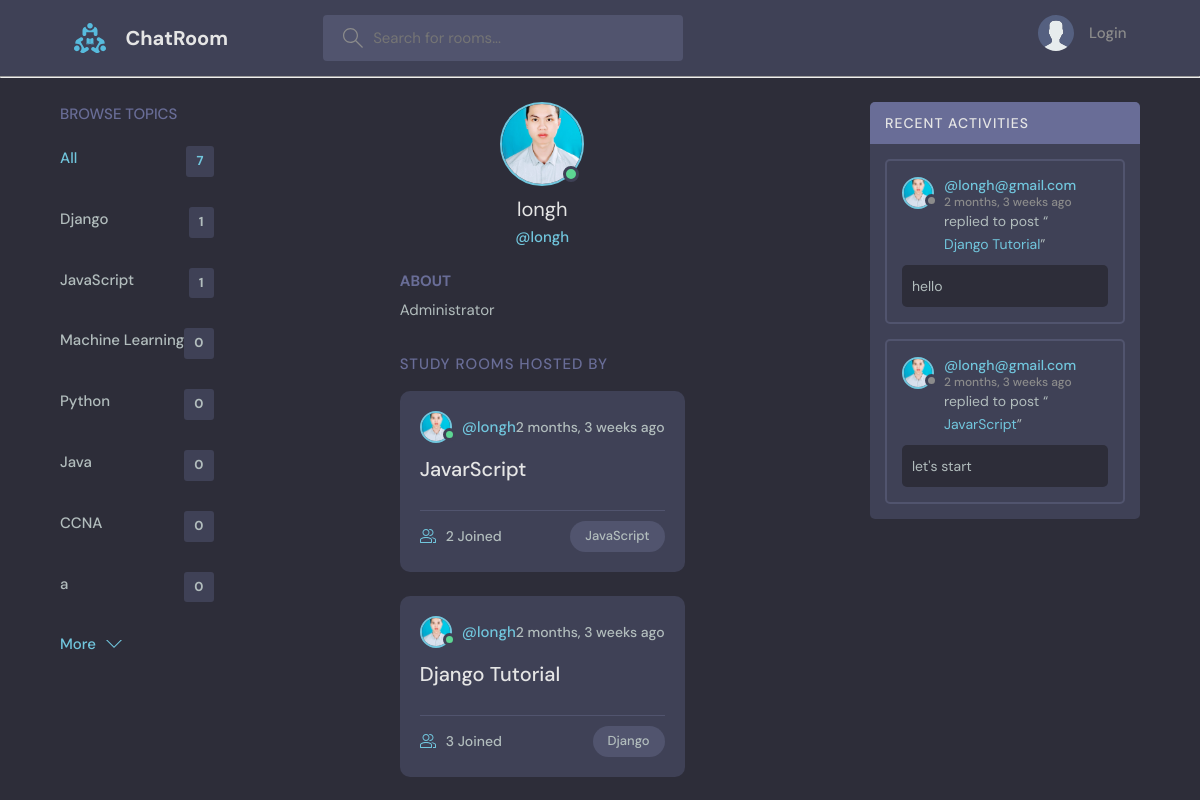
The app's page /profile/1/, older data.
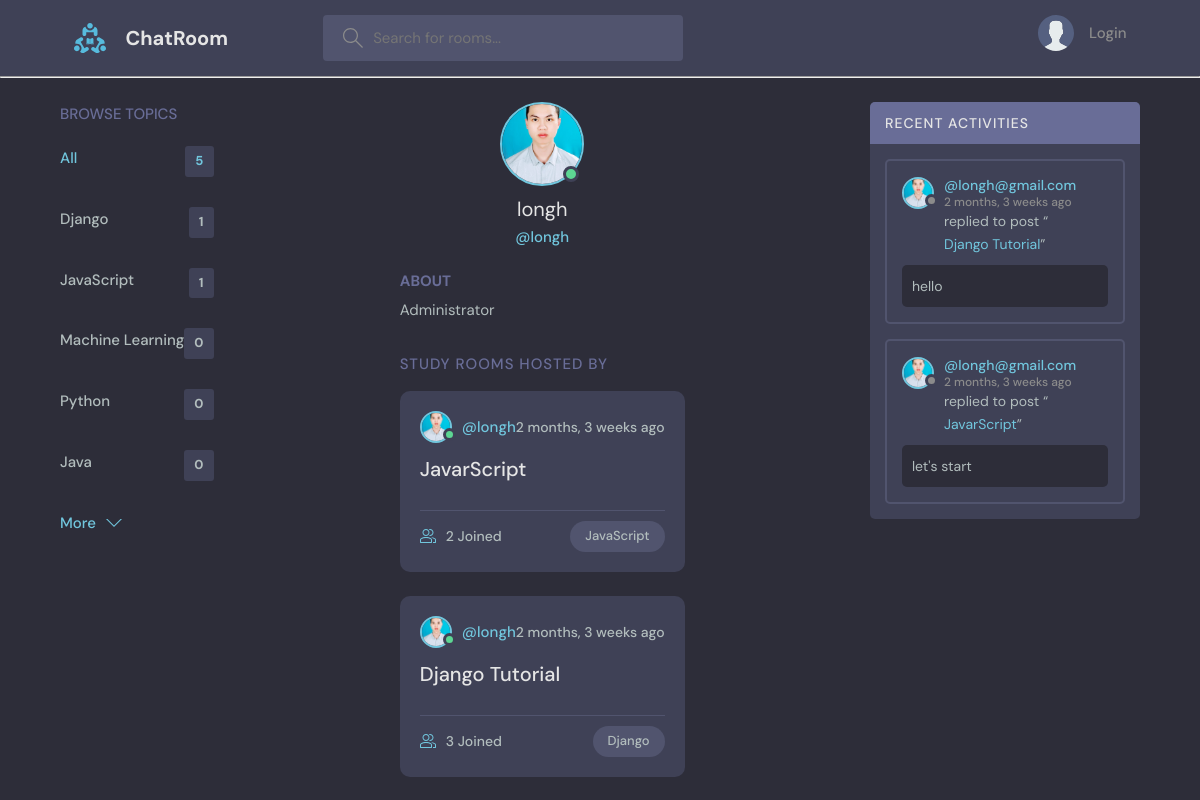
The same page, newer data.
### studybud/models.py (models this page shows, shortened)
class Topic(models.Model):
	name = models.CharField(max_length=255)

class Room(models.Model):
	id = models.AutoField(primary_key=True)
	name = models.CharField(max_length=255)
	host = models.ForeignKey(User, on_delete=models.SET_NULL, null=True)
	topic = models.ForeignKey(Topic, on_delete=models.SET_NULL, null=True)
	description = models.TextField(null=True, blank=True)
	participants = models.ManyToManyField(User, related_name='participants', blank=True)
	updated = models.DateTimeField(auto_now=True)
	created = models.DateTimeField(auto_now_add=True)
	class Meta:
		ordering = ['-updated', '-created']

class User(AbstractUser):
	name = models.CharField(max_length=200, null=True)
	email = models.EmailField(unique=True, null=True)
	bio = models.TextField(null=True)
	avatar = models.ImageField(null=True, default='avatar.svg')
	USERNAME_FIELD = 'email'
	REQUIRED_FIELDS = []

class Message(models.Model):
	user = models.ForeignKey(User, on_delete=models.CASCADE)
	room = models.ForeignKey(Room, on_delete=models.CASCADE)
	body = models.TextField()
	updated = models.DateTimeField(auto_now=True)
	created = models.DateTimeField(auto_now_add=True)

### studybud/views.py (the view)
# urls.py: path('profile/<str:pk>/', views.user_profile, name='user-profile'),
def user_profile(request, pk):
	user = User.objects.get(id=pk)
	rooms = user.room_set.all()
	room_messages = user.message_set.all().order_by('created')
	topics = Topic.objects.all()
	context = {'user': user, 'rooms': rooms, 'topics': topics, 'room_messages': room_messages}
	return render(request, 'studybud/profile.html', context)

### studybud/templates/studybud/profile.html (shortened to what this page needs)
<!DOCTYPE html>
<html lang="en">
<head>
</head>
<body>
{% extends 'main.html' %}
{% block content %}
<main class="profile-page layout layout--3">
	<div class="container">
		{% include 'studybud/topic_component.html' %}
		<div class="roomList">
			<div class="profile">
				<div class="profile__avatar">
					<div class="avatar avatar--large active">
						<img src="{{user.avatar.url}}"/>
					</div>
				</div>
				<div class="profile__info">
					<h3>{{user.username}}</h3>
					<p>@{{user.username}}</p>
				</div>
				<div class="profile__about">
					<h3>About</h3>
					<p>
						{{user.bio}}
					</p>
				</div>
			</div>
			<div class="roomList__header">
				<div>
					<h2> Study Rooms Hosted by {{request.user.name}} </h2>
				</div>
			</div>
			{% include 'studybud/room_component.html' %}
		</div>
		{% include 'studybud/activity_component.html' %}
	</div>
</main>
{% endblock content %}

### studybud/templates/studybud/topic_component.html (shortened to what this page needs)
<!DOCTYPE html>
<html lang="en">
<head>
</head>
<body>
<div class="topics">
	<div class="topics__header">
		<h2>Browse Topics</h2>
	</div>
	<ul class="topics__list">
		<li>
			<a href="/" class="active"> All <span>{{topics.count}}</span></a>
		</li>
		{% for topic in topics %}
		<li>
			<a href="{% url 'home' %}?q={{topic.name}}"> {{topic.name}} <span> {{topic.room_set.all.count}} </span></a>
		</li>
		{% endfor %}
	</ul>
	<a class="btn btn--link" href="">
		More
		<svg version="1.1" xmlns="http://www.w3.org/2000/svg" width="32" height="32" viewBox="0 0 32 32">
			<title>chevron-down</title>
			<path d="M16 21l-13-13h-3l16 16 16-16h-3l-13 13z"></path>
		</svg>
	</a>
</div>
</body>
</html>

### studybud/templates/studybud/room_component.html (shortened to what this page needs)
{% for room in rooms %}
<div class="roomListRoom">
	<div class="roomListRoom__header">
		<a href="{% url 'user-profile' room.host.id %}" class="roomListRoom__author">
			<div class="avatar avatar--small active">
				<img src="{{room.host.avatar.url}}"/>
			</div>
			<span> @{{room.host.username}} </span>
		</a>
		<div class="roomListRoom__actions">
			<span> {{room.created | timesince}} ago </span>
		</div>
	</div>
	<div class="roomListRoom__content">
		<a href="{% url 'room' room.id %}"> {{room.name}} </a>
	</div>
	<div class="roomListRoom__meta">
		<a class="roomListRoom__joined">
			{{room.participants.all.count}} Joined
		</a>
		<p class="roomListRoom__topic"> {{room.topic.name}} </p>
	</div>
</div>
{% endfor %}

### studybud/templates/studybud/activity_component.html (shortened to what this page needs)
<div class="activities">
	<div class="activities__header">
		<h2>Recent Activities</h2>
	</div>
	{% for message in room_messages %}
	<div class="activities__box">
		<div class="activities__boxHeader roomListRoom__header">
			<a href="{% url 'user-profile' message.user.id %}" class="roomListRoom__author">
				<div class="avatar avatar--small">
					<img src="{{message.user.avatar.url}}"/>
				</div>
				<p>
					@{{message.user}}
					<span> {{message.created | timesince}} ago </span>
				</p>
			</a>
		</div>
		<div class="activities__boxContent">
			<p>replied to post “<a href="{% url 'room' message.room.id %}"> {{message.room.name}} </a>”</p>
			<div class="activities__boxRoomContent">
				{{message.body}}
			</div>
		</div>
	</div>
	{% endfor %}
</div>

Row changes from the older to the newer data that the page shows:
removed Topic: name "CCNA", room_set.all.count "0"
removed Topic: name "a", room_set.all.count "0"
Text that changed along with them:
{{ topics.count }}: "7" → "5"
